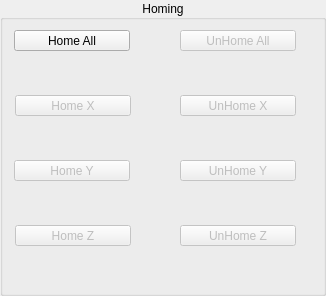
   <widget class="QGroupBox" name="groupBox_8">
    <property name="geometry">
     <rect>
      <x>325</x>
      <y>40</y>
      <width>326</width>
      <height>296</height>
     </rect>
    </property>
    <property name="title">
     <string>Homing</string>
    </property>
    <property name="alignment">
     <set>Qt::AlignCenter</set>
    </property>
    <widget class="QPushButton" name="unhome_pb_2">
     <property name="enabled">
      <bool>false</bool>
     </property>
     <property name="geometry">
      <rect>
       <x>180</x>
       <y>225</y>
       <width>116</width>
       <height>21</height>
      </rect>
     </property>
     <property name="text">
      <string>UnHome Z</string>
     </property>
    </widget>
    <widget class="QPushButton" name="home_pb_1">
     <property name="enabled">
      <bool>false</bool>
     </property>
     <property name="geometry">
      <rect>
       <x>14</x>
       <y>160</y>
       <width>116</width>
       <height>21</height>
      </rect>
     </property>
     <property name="text">
      <string>Home Y</string>
     </property>
    </widget>
    <widget class="QPushButton" name="unhome_pb_0">
     <property name="enabled">
      <bool>false</bool>
     </property>
     <property name="geometry">
      <rect>
       <x>180</x>
       <y>95</y>
       <width>116</width>
       <height>21</height>
      </rect>
     </property>
     <property name="text">
      <string>UnHome X</string>
     </property>
    </widget>
    <widget class="QPushButton" name="home_all_pb">
     <property name="geometry">
      <rect>
       <x>14</x>
       <y>30</y>
       <width>116</width>
       <height>21</height>
      </rect>
     </property>
     <property name="text">
      <string>Home All</string>
     </property>
    </widget>
    <widget class="QPushButton" name="home_pb_2">
     <property name="enabled">
      <bool>false</bool>
     </property>
     <property name="geometry">
      <rect>
       <x>15</x>
       <y>225</y>
       <width>116</width>
       <height>21</height>
      </rect>
     </property>
     <property name="text">
      <string>Home Z</string>
     </property>
    </widget>
    <widget class="QPushButton" name="unhome_pb_1">
     <property name="enabled">
      <bool>false</bool>
     </property>
     <property name="geometry">
      <rect>
       <x>180</x>
       <y>160</y>
       <width>116</width>
       <height>21</height>
      </rect>
     </property>
     <property name="text">
      <string>UnHome Y</string>
     </property>
    </widget>
    <widget class="QPushButton" name="unhome_all_pb">
     <property name="enabled">
      <bool>false</bool>
     </property>
     <property name="geometry">
      <rect>
       <x>180</x>
       <y>30</y>
       <width>116</width>
       <height>21</height>
      </rect>
     </property>
     <property name="text">
      <string>UnHome All</string>
     </property>
    </widget>
    <widget class="QPushButton" name="home_pb_0">
     <property name="enabled">
      <bool>false</bool>
     </property>
     <property name="geometry">
      <rect>
       <x>15</x>
       <y>95</y>
       <width>116</width>
       <height>21</height>
      </rect>
     </property>
     <property name="text">
      <string>Home X</string>
     </property>
    </widget>
   </widget>
